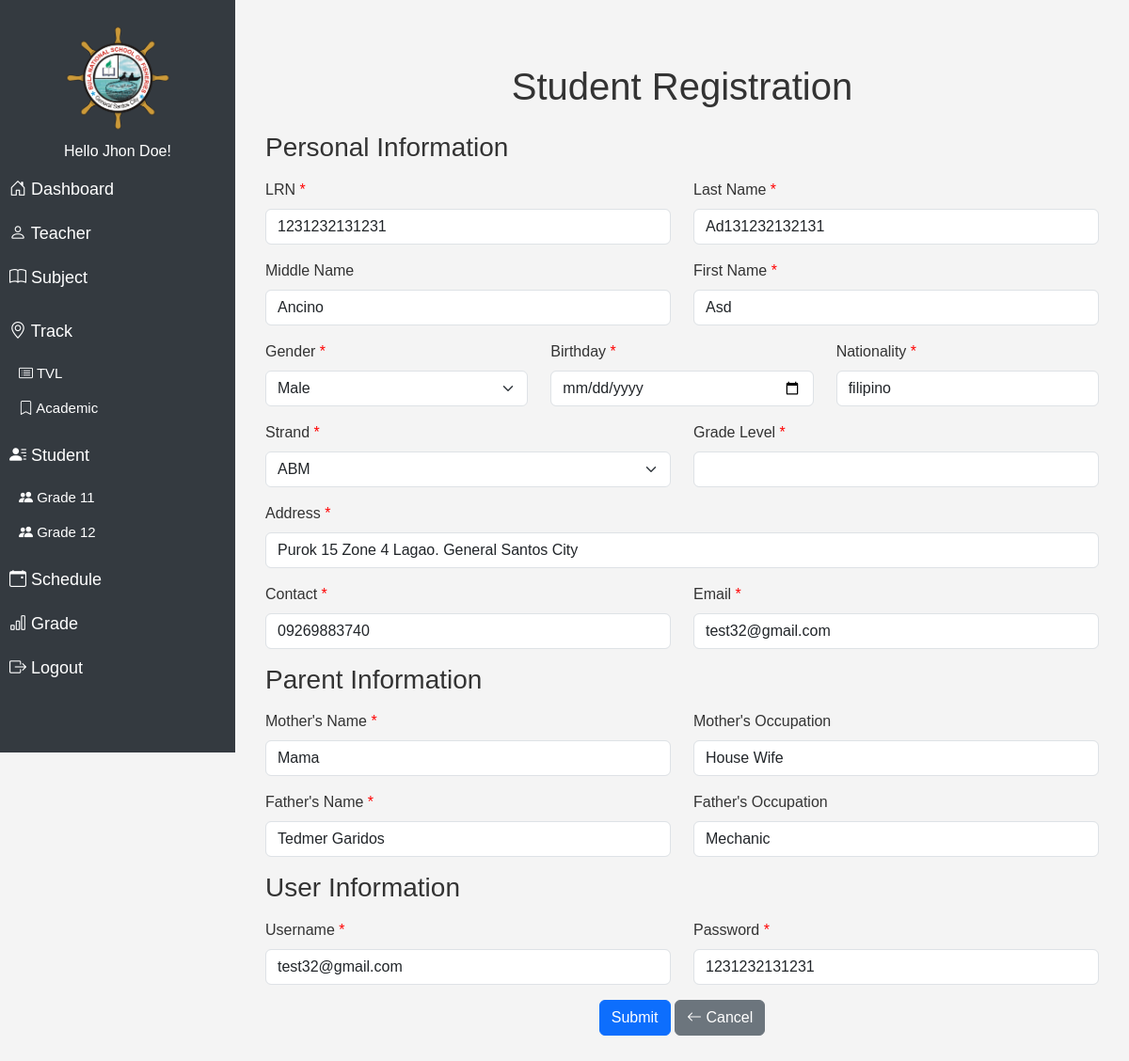
Screenshot of /modules/student/add.php?student=4 (signed in) with the database file from the repository.
### tables this page shows
CREATE TABLE `user` (
  `id` int(11) NOT NULL,
  `name` varchar(100) NOT NULL,
  `username` varchar(255) NOT NULL,
  `password` varchar(255) NOT NULL,
  `role` varchar(100) NOT NULL
);

CREATE TABLE `student` (
  `id` int(11) NOT NULL,
  `lrn` varchar(100) NOT NULL,
  `first_name` varchar(100) NOT NULL,
  `middle_name` varchar(100) DEFAULT NULL,
  `last_name` varchar(100) NOT NULL,
  `gender` varchar(100) NOT NULL,
  `age` varchar(11) NOT NULL,
  `nationality` varchar(50) NOT NULL,
  `birthday` date NOT NULL,
  `address` varchar(255) NOT NULL,
  `contact` varchar(20) NOT NULL,
  `email` varchar(100) NOT NULL,
  `mothers_name` varchar(100) NOT NULL,
  `mothers_occupation` varchar(100) DEFAULT NULL,
  `fathers_name` varchar(100) NOT NULL,
  `fathers_occupation` varchar(100) DEFAULT NULL,
  `strand` varchar(100) NOT NULL,
  `grade_level` varchar(100) NOT NULL,
  `username` varchar(100) NOT NULL,
  `password` varchar(255) NOT NULL,
  `del_status` enum('active','deleted') DEFAULT 'active',
  `created_at` timestamp NOT NULL DEFAULT current_timestamp(),
  `updated_at` timestamp NOT NULL DEFAULT current_timestamp() ON UPDATE current_timestamp()
);

CREATE TABLE `strand` (
  `id` int(11) NOT NULL,
  `track` varchar(100) NOT NULL,
  `code` varchar(100) NOT NULL,
  `name` varchar(100) NOT NULL,
  `details` varchar(100) NOT NULL,
  `teacher_id` varchar(100) NOT NULL,
  `del_status` varchar(100) NOT NULL
);

### modules/student/add.php (the view, shortened to what this page needs)
<?php
$grade = $_GET['grade'];
?>
<!DOCTYPE html>
<html lang="en">
<head>
  <link rel="stylesheet" href="../../assets/css/navbar.css">
  <link rel="stylesheet" href="../../assets/css/bootstrap5.3.0/bootstrap.min.css">
   <link rel="stylesheet" href="../../assets/css/styles.css">
</head>
<body>
  <?php
$page = "Student/$grade";
  include "../../navbar.php";
  include "../../db_conn.php";
  ?>
  <div class="content" id="content">
    <div class="container my-5">
      <h1 class="text-center mb-4">Student Registration</h1>
<?php
if (isset($_GET['student'])){
  $id2 = $_GET['student'];
    $query2 = "SELECT s.*, CONCAT(t.name) AS strand_name
    FROM student s
    LEFT JOIN strand t ON s.strand = t.id
    WHERE s.del_status != 'deleted' AND s.grade_level = '11' AND s.id = '$id2'";
    $result2 = mysqli_query($conn, $query2);
    $row = mysqli_fetch_assoc($result2);
}
?>
      <form action="create.php" method="POST">
        <div class="row mb-3">
          <h3 class="mb-3">Personal Information</h3>
          <div class="col-md-6">
            <label for="lrn" class="form-label required">LRN</label>
            <input type="text" class="form-control" name="lrn" id="lrn" pattern="\d{13}" title="LRN must be exactly 13 digits" maxlength="13" value="<?php if (isset($_GET['student'])){ echo $row['lrn']; } ?>" required>
          </div>
          <div class="col-md-6">
            <label for="last_name" class="form-label required">Last Name</label>
            <input type="text" class="form-control" id="last_name" name="last_name" value="<?php if (isset($_GET['student'])){ echo $row['last_name']; } ?>" required>
          </div>
        </div>
        <div class="row mb-3">
          <div class="col-md-6">
            <label for="middle_name" class="form-label">Middle Name</label>
            <input type="text" class="form-control" id="middle_name" value="<?php if (isset($_GET['student'])){ echo $row['middle_name']; } ?>" name="middle_name">
          </div>
          <div class="col-md-6">
            <label for="first_name" class="form-label required">First Name</label>
            <input type="text" class="form-control" id="first_name" name="first_name" value="<?php if (isset($_GET['student'])){ echo $row['first_name']; } ?>" required>
          </div>
        </div>
        <div class="row mb-3">
          <div class="col-md-4">
            <label for="gender" class="form-label required">Gender</label>
            <select class="form-select" id="gender" name="gender" required>
              <option value="<?php if (isset($_GET['student'])){ echo $row['gender']; } ?>"><?php if (isset($_GET['student'])){ echo $row['gender']; }else { echo "Select"; } ?></option>
            </select>
          </div>
          <div class="col-md-4">
            <label for="birthday" class="form-label required">Birthday</label>
            <input type="date" class="form-control" id="birthday" name="birthday" value="<?php if (isset($_GET['student'])){ echo $row['birthday']; } ?>" required>
          </div>
          <div class="col-md-4">
            <label for="nationality" class="form-label required">Nationality</label>
            <input type="text" class="form-control" id="nationality" name="nationality" value="<?php if (isset($_GET['student'])){ echo $row['nationality']; } ?>" required>
          </div>
        </div>
        <div class="row mb-3">
          <div class="col-md-6">
            <label for="strand" class="form-label required">Strand</label>
            <select class="form-select" id="strand" name="strand" required>
              <option value="<?php if (isset($_GET['student'])){ echo $row['strand']; } ?>" hidden>
              <?php if (isset($_GET['student'])){
                $strandId = $row['strand'];
                $strand_query2 = mysqli_query($conn, "SELECT * FROM strand WHERE del_status != 'deleted' AND id = '$strandId'");
                while ($strand2 = mysqli_fetch_assoc($strand_query2)){
                  echo $strand2['name'];
              }
            }
              else { echo "Select"; }?>
              </option>
            </select>
          </div>
        <div class="col-md-6">
            <label for="grade_level" class="form-label required">Grade Level</label>
            <input type="text" class="form-control" id="grade_level" name="grade_level" value="<?php echo $grade; ?>" readonly>
          </div>
        </div>
        <div class="mb-3">
          <label for="address" class="form-label required">Address</label>
          <input type="text" class="form-control" id="address" name="address" value="<?php if (isset($_GET['student'])){ echo $row['address']; } ?>" required>
        </div>
        <div class="row mb-3">
          <div class="col-md-6">
            <label for="contact" class="form-label required">Contact</label>
            <input type="text" class="form-control" id="contact" name="contact" value="<?php if (isset($_GET['student'])){ echo $row['contact']; } ?>" required>
          </div>
          <div class="col-md-6">
            <label for="email" class="form-label required">Email</label>
            <input type="email" class="form-control" id="email" name="email" value="<?php if (isset($_GET['student'])){ echo $row['email']; } ?>" required>
          </div>
        </div>
        <h3 class="mb-3">Parent Information</h3>
        <div class="row mb-3">
          <div class="col-md-6">
            <label for="mothers_name" class="form-label required">Mother's Name</label>
            <input type="text" class="form-control" id="mothers_name" name="mothers_name" value="<?php if (isset($_GET['student'])){ echo $row['mothers_name']; } ?>" required>
          </div>
          <div class="col-md-6">
            <label for="mothers_occupation" class="form-label">Mother's Occupation</label>
            <input type="text" class="form-control" id="mothers_occupation" name="mothers_occupation" value="<?php if (isset($_GET['student'])){ echo $row['mothers_occupation']; } ?>">
          </div>
        </div>
        <div class="row mb-3">
          <div class="col-md-6">
            <label for="fathers_name" class="form-label required">Father's Name</label>
            <input type="text" class="form-control" id="fathers_name" name="fathers_name" value="<?php if (isset($_GET['student'])){ echo $row['fathers_name']; } ?>" required>
          </div>
          <div class="col-md-6">
            <label for="fathers_occupation" class="form-label">Father's Occupation</label>
            <input type="text" class="form-control" id="fathers_occupation" name="fathers_occupation" value="<?php if (isset($_GET['student'])){ echo $row['fathers_occupation']; } ?>">
          </div>
        </div>
        <h3 class="mb-3">User Information</h3>
        <div class="row mb-3">
          <div class="col-md-6">
            <label for="username" class="form-label required">Username</label>
            <input type="text" class="form-control" id="username" name="username" required value="<?php if (isset($_GET['student'])){ echo $row['username']; } ?>" readonly>
          </div>
          <div class="col-md-6">
            <label for="password" class="form-label required">Password</label>
            <input type="text" class="form-control" id="password" name="password" value="<?php if (isset($_GET['student'])){ echo $row['password']; } ?>" readonly>
          </div>
        </div>
        <div class="text-center">
          <button type="submit" class="btn btn-primary">Submit</button>
          <a href="./?grade=<?php echo $grade ?>" class="btn btn-secondary">
            <i class="bi bi-arrow-left"></i> Cancel
          </a>
        </div>
      </form>
    </div>
  </div>
</body>
</html>

### navbar.php (shortened to what this page needs)
<?php
include "../../db_conn.php";
$nav_id = $_SESSION['id'];
$nav_query = mysqli_query($conn, "SELECT * FROM user where id = '$nav_id'");
$nav_row = mysqli_fetch_array($nav_query);
?>
<link href="https://cdn.jsdelivr.net/npm/bootstrap-icons@1.11.3/font/bootstrap-icons.min.css" rel="stylesheet">
<div class="sidebar" id="sidebar">
<div>
    <img src="../../assets/img/logo.png" alt="Logo" class="logo">
</div>
<h6 class="text-center">Hello <?php echo $nav_row['name']; ?>! </h6>
<a href="../dashboard" class="<?php if ($page == 'Dashboard') {echo 'active';} ?>"><i class="bi bi-house-door"></i> Dashboard</a>
<a href="../teacher" class="<?php if ($page == 'Teacher') {echo 'active';} ?>"><i class="bi bi-person"></i> Teacher</a>
<a href="../subject" class="<?php if ($page == 'Subject') {echo 'active';} ?>"><i class="bi bi-book"></i> Subject</a>
<div class="submenu">
    <a href="#" class="<?php if ($page == 'Strand/TVL' || $page == 'Strand/Academic') {echo 'active';} ?>"><i class="bi bi-geo-alt"></i> Track</a>
    <ul>
        <li><a href="../strand?track=TVL" class="<?php if ($page == 'Strand/TVL') {echo 'active';} ?>"><i class="bi bi-card-list"></i> TVL</a></li>
        <li><a href="../strand?track=Academic" class="<?php if ($page == 'Strand/Academic') {echo 'active';} ?>"><i class="bi bi-bookmark"></i> Academic</a></li>
    </ul>
</div>
<div class="submenu">
    <a href="#" class="<?php if ($page == 'Student/11' || $page == 'Student/12') {echo 'active';} ?>"><i class="bi bi-person-lines-fill"></i> Student</a>
    <ul>
        <li><a href="../Student?grade=11" class="<?php if ($page == 'Student/11') {echo 'active';} ?>"><i class="bi bi-people-fill"></i> Grade 11</a></li>
        <li><a href="../Student?grade=12" class="<?php if ($page == 'Student/12') {echo 'active';} ?>"><i class="bi bi-people-fill"></i> Grade 12</a></li>
    </ul>
</div>
<a href="../schedule" class="<?php if ($page == 'Schedule') {echo 'active';} ?>"><i class="bi bi-calendar-event"></i> Schedule</a>
<a href="../grades" class="<?php if ($page == 'Grades') {echo 'active';} ?>"><i class="bi bi-bar-chart"></i> Grade</a>
<a href="../../logout.php"><i class="bi bi-box-arrow-right"></i> Logout</a>
</div>

### assets/css/navbar.css (style rules this page uses)
.sidebar { height: 100vh; position: fixed; top: 0; left: 0; width: 250px; background-color: #343a40; color: white; padding-top: 20px; transition: width 0.3s; }
.sidebar a { color: white; padding: 10px; text-decoration: none; display: block; font-size: 18px; }
.content { margin-left: 250px; padding: 20px; }
.logo { max-width: 150px; max-height: 150px; border-radius: 50%; margin-top: 5px; margin-bottom: 10px; margin-left: 65px; width: 120px; }
.submenu { margin: 10px 0; }
.submenu ul { list-style-type: none; padding: 0; margin: 0 0 0 15px; }
.submenu ul li { margin: 5px 0; }
.submenu ul li a { text-decoration: none; display: block; padding: 5px; color: white; font-size: 15px; }

### assets/css/styles.css (style rules this page uses)
body { font-family: Arial, sans-serif; background-color: #f4f4f4; color: #333; }
.required::after { content: " *"; color: red; }

### rows the page displays
user: name "Jhon Doe"
student: lrn "1231232131231", last_name "Ad131232132131", middle_name "Ancino", first_name "Asd", gender "Male", nationality "filipino", address "Purok 15 Zone 4 Lagao. General Santos City", contact "09269883740", email "test32@gmail.com", mothers_name "Mama", mothers_occupation "House Wife", fathers_name "Tedmer Garidos", fathers_occupation "Mechanic", username "test32@gmail.com", password "1231232131231"
strand: strand "ABM"
